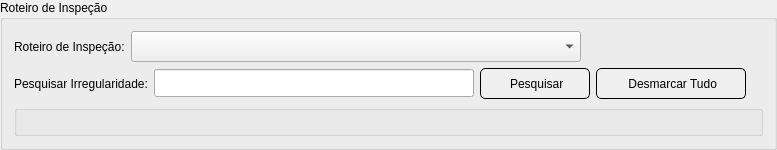
                <widget class="QGroupBox" name="roteiroInspecaoGroupBox">
                 <property name="sizePolicy">
                  <sizepolicy hsizetype="Preferred" vsizetype="Preferred">
                   <horstretch>0</horstretch>
                   <verstretch>0</verstretch>
                  </sizepolicy>
                 </property>
                 <property name="minimumSize">
                  <size>
                   <width>777</width>
                   <height>0</height>
                  </size>
                 </property>
                 <property name="maximumSize">
                  <size>
                   <width>777</width>
                   <height>16777215</height>
                  </size>
                 </property>
                 <property name="title">
                  <string>Roteiro de Inspeção</string>
                 </property>
                 <layout class="QVBoxLayout" name="verticalLayout_37">
                  <item>
                   <layout class="QHBoxLayout" name="horizontalLayout_16">
                    <item>
                     <widget class="QLabel" name="label_20">
                      <property name="text">
                       <string>Roteiro de Inspeção:</string>
                      </property>
                     </widget>
                    </item>
                    <item>
                     <widget class="QComboBox" name="listaRoteiroComboBox">
                      <property name="minimumSize">
                       <size>
                        <width>450</width>
                        <height>31</height>
                       </size>
                      </property>
                      <property name="maximumSize">
                       <size>
                        <width>450</width>
                        <height>31</height>
                       </size>
                      </property>
                      <property name="focusPolicy">
                       <enum>Qt::StrongFocus</enum>
                      </property>
                     </widget>
                    </item>
                    <item>
                     <spacer name="horizontalSpacer_19">
                      <property name="orientation">
                       <enum>Qt::Horizontal</enum>
                      </property>
                      <property name="sizeHint" stdset="0">
                       <size>
                        <width>40</width>
                        <height>20</height>
                       </size>
                      </property>
                     </spacer>
                    </item>
                   </layout>
                  </item>
                  <item>
                   <layout class="QHBoxLayout" name="horizontalLayout_17">
                    <property name="topMargin">
                     <number>0</number>
                    </property>
                    <item>
                     <widget class="QLabel" name="label_21">
                      <property name="text">
                       <string>Pesquisar Irregularidade:</string>
                      </property>
                     </widget>
                    </item>
                    <item>
                     <widget class="QLineEdit" name="pesquisaRoteiroLineEdit">
                      <property name="minimumSize">
                       <size>
                        <width>320</width>
                        <height>28</height>
                       </size>
                      </property>
                      <property name="maximumSize">
                       <size>
                        <width>320</width>
                        <height>28</height>
                       </size>
                      </property>
                      <property name="clearButtonEnabled">
                       <bool>true</bool>
                      </property>
                     </widget>
                    </item>
                    <item>
                     <widget class="QPushButton" name="pesquisarIrregularidadePushButton">
                      <property name="minimumSize">
                       <size>
                        <width>110</width>
                        <height>31</height>
                       </size>
                      </property>
                      <property name="maximumSize">
                       <size>
                        <width>110</width>
                        <height>31</height>
                       </size>
                      </property>
                      <property name="styleSheet">
                       <string notr="true">QPushButton {
	font: 10pt &quot;Segoe UI&quot;;
	border: 1px solid black;
	border-radius: 5px;
	background-color: rgb(240, 240, 240);
}

QPushButton:hover {
	font: 10pt &quot;Segoe UI&quot;;
	border: 1px solid black;
	border-radius: 5px;
	background-color: rgb(170, 255, 127);
}</string>
                      </property>
                      <property name="text">
                       <string> Pesquisar</string>
                      </property>
                      <property name="icon">
                       <iconset resource="resources.qrc">
                        <normaloff>:/imagens/icon-find.png</normaloff>:/imagens/icon-find.png</iconset>
                      </property>
                     </widget>
                    </item>
                    <item>
                     <widget class="QPushButton" name="desmarcarTudoRoteiroInspecaoPushButton">
                      <property name="minimumSize">
                       <size>
                        <width>150</width>
                        <height>31</height>
                       </size>
                      </property>
                      <property name="maximumSize">
                       <size>
                        <width>150</width>
                        <height>31</height>
                       </size>
                      </property>
                      <property name="styleSheet">
                       <string notr="true">QPushButton {
	font: 10pt &quot;Segoe UI&quot;;
	border: 1px solid black;
	border-radius: 5px;
	background-color: rgb(240, 240, 240);
}

QPushButton:hover {
	font: 10pt &quot;Segoe UI&quot;;
	border: 1px solid black;
	border-radius: 5px;
	background-color: rgb(170, 255, 127);
}</string>
                      </property>
                      <property name="text">
                       <string> Desmarcar Tudo</string>
                      </property>
                      <property name="icon">
                       <iconset resource="resources.qrc">
                        <normaloff>:/imagens/icon-clean.png</normaloff>:/imagens/icon-clean.png</iconset>
                      </property>
                      <property name="iconSize">
                       <size>
                        <width>18</width>
                        <height>18</height>
                       </size>
                      </property>
                     </widget>
                    </item>
                    <item>
                     <spacer name="horizontalSpacer_20">
                      <property name="orientation">
                       <enum>Qt::Horizontal</enum>
                      </property>
                      <property name="sizeHint" stdset="0">
                       <size>
                        <width>40</width>
                        <height>20</height>
                       </size>
                      </property>
                     </spacer>
                    </item>
                   </layout>
                  </item>
                  <item>
                   <widget class="QGroupBox" name="itensRoteiroGroupBox">
                    <property name="sizePolicy">
                     <sizepolicy hsizetype="Preferred" vsizetype="Preferred">
                      <horstretch>0</horstretch>
                      <verstretch>0</verstretch>
                     </sizepolicy>
                    </property>
                    <property name="title">
                     <string/>
                    </property>
                    <layout class="QVBoxLayout" name="verticalLayout_7"/>
                   </widget>
                  </item>
                 </layout>
                </widget>
